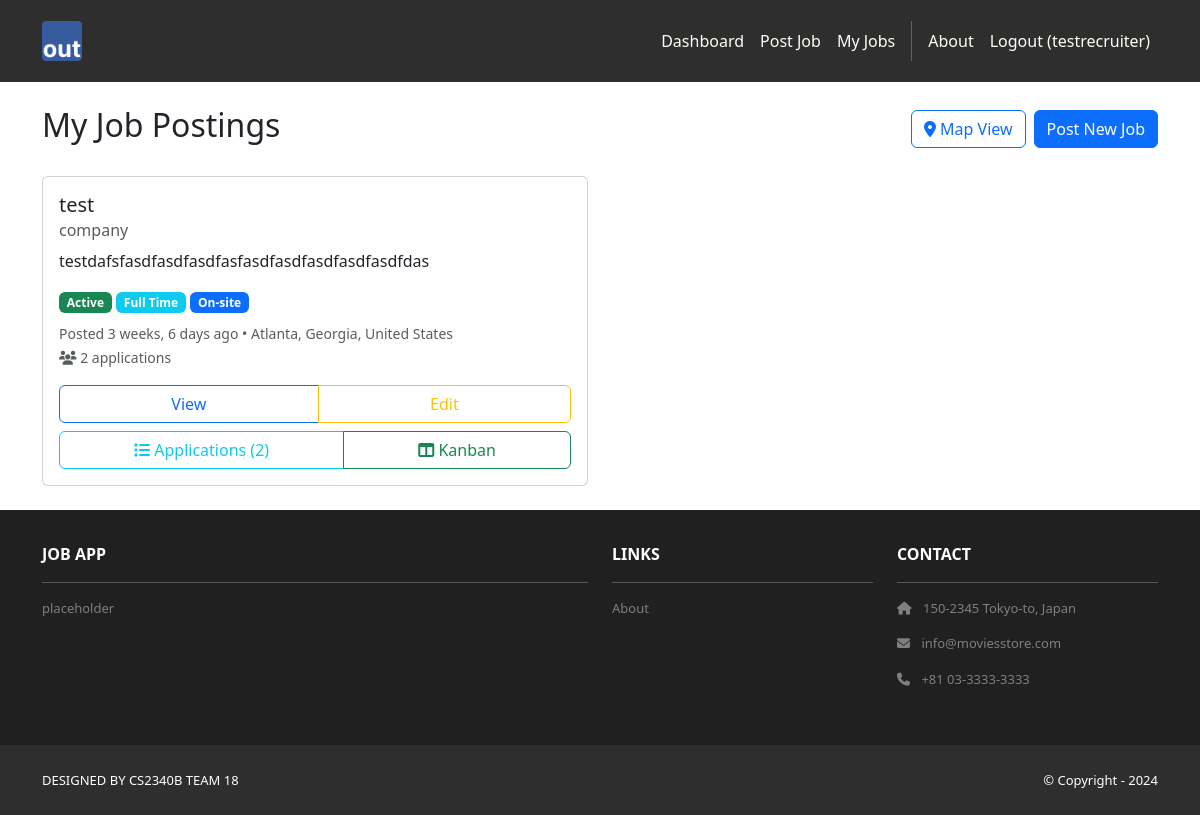
The app's page /jobs/my-jobs/ (signed in) with its own data.
### jobs/models.py (models this page shows, shortened)
class Job(models.Model):
    JOB_TYPE_CHOICES = [
        ('full_time', 'Full Time'),
        ('part_time', 'Part Time'),
        ('contract', 'Contract'),
        ('internship', 'Internship'),
        ('temporary', 'Temporary'),
    ]
    REMOTE_CHOICES = [
        ('remote', 'Remote'),
        ('hybrid', 'Hybrid'),
        ('onsite', 'On-site'),
    ]
    EXPERIENCE_CHOICES = [
        ('entry', 'Entry Level (0-2 years)'),
        ('mid', 'Mid Level (3-5 years)'),
        ('senior', 'Senior Level (6+ years)'),
        ('executive', 'Executive Level'),
    ]
    title = models.CharField(max_length=200)
    company = models.CharField(max_length=200)
    description = models.TextField()
    requirements = models.TextField(help_text="Job requirements and qualifications")
    posted_by = models.ForeignKey(User, on_delete=models.CASCADE, related_name='posted_jobs')
    job_type = models.CharField(max_length=20, choices=JOB_TYPE_CHOICES, default='full_time')
    remote_type = models.CharField(max_length=20, choices=REMOTE_CHOICES, default='onsite')
    experience_level = models.CharField(max_length=20, choices=EXPERIENCE_CHOICES, default='mid')
    salary_min = models.DecimalField(max_digits=10, decimal_places=2, null=True, blank=True)
    salary_max = models.DecimalField(max_digits=10, decimal_places=2, null=True, blank=True)
    salary_currency = models.CharField(max_length=3, default='USD')
    salary_period = models.CharField(max_length=20, choices=[
        ('hourly', 'Per Hour'),
        ('monthly', 'Per Month'),
        ('yearly', 'Per Year'),
    ], default='yearly')
    city = models.CharField(max_length=100)
    state = models.CharField(max_length=100)
    country = models.CharField(max_length=100, default='United States')
    postal_code = models.CharField(max_length=20, blank=True)
    latitude = models.DecimalField(max_digits=9, decimal_places=6, null=True, blank=True, help_text="Latitude for map display")
    longitude = models.DecimalField(max_digits=9, decimal_places=6, null=True, blank=True, help_text="Longitude for map display")
    full_address = models.TextField(blank=True, help_text="Full address for geocoding and display")
    required_skills = models.TextField(blank=True, help_text="Required skills, separated by commas")
    preferred_skills = models.TextField(blank=True, help_text="Preferred skills, separated by commas")
    visa_sponsorship = models.BooleanField(default=False, help_text="Visa sponsorship available")
    benefits = models.TextField(blank=True, help_text="Benefits and perks")
    is_active = models.BooleanField(default=True)
    application_deadline = models.DateField(null=True, blank=True)
    created_at = models.DateTimeField(auto_now_add=True)
    updated_at = models.DateTimeField(auto_now=True)
    class Meta:
        ordering = ['-created_at']
        verbose_name = 'Job Posting'
        verbose_name_plural = 'Job Postings'
    def get_location_display(self):
        return f"{self.city}, {self.state}, {self.country}"

### jobs/views.py (the view)
# urls.py: path('my-jobs/', views.recruiter_jobs, name='recruiter_jobs'),
@recruiter_required
def recruiter_jobs(request):
    jobs = Job.objects.filter(posted_by=request.user).order_by('-created_at')
    context = {
        'template_data': {
            'title': 'My Job Postings',
            'user_type': 'recruiter'
        },
        'jobs': jobs
    }
    return render(request, 'jobs/recruiter_jobs.html', context)

### jobs/templates/jobs/recruiter_jobs.html
{% extends 'base.html' %}
{% block content %}
<div class="container mt-4">
    <div class="d-flex justify-content-between align-items-center mb-4">
        <h2>My Job Postings</h2>
        <div class="d-flex gap-2">
            <a href="{% url 'jobs:recruiter_job_map' %}" class="btn btn-outline-primary">
                <i class="fas fa-map-marker-alt"></i> Map View
            </a>
            <a href="{% url 'jobs:create' %}" class="btn btn-primary">Post New Job</a>
        </div>
    </div>
    {% if jobs %}
        <div class="row">
            {% for job in jobs %}
            <div class="col-md-6 mb-4">
                <div class="card">
                    <div class="card-body">
                        <h5 class="card-title">{{ job.title }}</h5>
                        <h6 class="card-subtitle mb-2 text-muted">{{ job.company }}</h6>
                        <p class="card-text">{{ job.description|truncatewords:20 }}</p>
                        <div class="mb-2">
                            {% if job.is_active %}
                                <span class="badge bg-success">Active</span>
                            {% else %}
                                <span class="badge bg-secondary">Inactive</span>
                            {% endif %}
                            <span class="badge bg-info">{{ job.get_job_type_display }}</span>
                            <span class="badge bg-primary">{{ job.get_remote_type_display }}</span>
                        </div>
                        <div class="mb-3">
                            <small class="text-muted">
                                Posted {{ job.created_at|timesince }} ago •
                                {{ job.get_location_display }}
                            </small>
                            <br>
                            <small class="text-muted">
                                <i class="fas fa-users"></i> {{ job.applications.count }} application{{ job.applications.count|pluralize }}
                            </small>
                        </div>
                        <div class="d-grid gap-2">
                            <div class="btn-group" role="group">
                                <a href="{% url 'jobs:detail' job.pk %}" class="btn btn-outline-primary">View</a>
                                <a href="{% url 'jobs:edit' job.pk %}" class="btn btn-outline-warning">Edit</a>
                            </div>
                            {% if job.applications.count > 0 %}
                                <div class="btn-group w-100" role="group">
                                    <a href="{% url 'recruiters:job_applications' job.pk %}" class="btn btn-outline-info">
                                        <i class="fas fa-list"></i> Applications ({{ job.applications.count }})
                                    </a>
                                    <a href="{% url 'recruiters:kanban_board' job.pk %}" class="btn btn-outline-success">
                                        <i class="fas fa-columns"></i> Kanban
                                    </a>
                                </div>
                            {% endif %}
                        </div>
                    </div>
                </div>
            </div>
            {% endfor %}
        </div>
    {% else %}
        <div class="text-center py-5">
            <h4>No job postings yet</h4>
            <p class="text-muted">Create your first job posting to start finding candidates.</p>
            <a href="{% url 'jobs:create' %}" class="btn btn-primary">Post Your First Job</a>
        </div>
    {% endif %}
</div>
{% endblock %}

### jobapp/templates/base.html (shortened to what this page needs)
<!DOCTYPE html>
<html>
    {% load static %}
  <head>
    <link href="https://cdn.jsdelivr.net/npm/bootstrap@5.3.3/dist/css/bootstrap.min.css" rel="stylesheet">
    <link rel="stylesheet" href="https://cdnjs.cloudflare.com/ajax/libs/font-awesome/6.1.1/css/all.min.css">
    <link rel="stylesheet" type="text/css"
          href="{% static 'css/style.css' %}">
  </head>
  <body>
     <nav class="p-3 navbar navbar-dark bg-dark
         navbar-expand-lg">
      <div class="container">
        <a class="navbar-brand"
           href="{% url 'home.index' %}">
          <img src="{% static 'img/logo.png' %}" alt="logo"
               height="40" />
        </a>
        <div class="collapse navbar-collapse"
             id="navbarNavAltMarkup">
          <div class="navbar-nav ms-auto navbar-ml">
            {% if user.is_authenticated %}
              {% if template_data.user_type == 'applicant' %}
                <a class="nav-link" href="{% url 'applicants:dashboard' %}">Dashboard</a>
                <a class="nav-link" href="{% url 'applicants:profile' %}">My Profile</a>
              {% elif template_data.user_type == 'recruiter' %}
                <a class="nav-link" href="{% url 'recruiters:dashboard' %}">Dashboard</a>
                <a class="nav-link" href="{% url 'jobs:create' %}">Post Job</a>
                <a class="nav-link" href="{% url 'jobs:recruiter_jobs' %}">My Jobs</a>
              {% endif %}
              <a class="nav-link" href="{% url 'home.about' %}">About</a>
              <a class="nav-link" href="{% url 'accounts.logout' %}">Logout ({{user.username }})</a>
            {% else %}
              <a class="nav-link" href="{% url 'home.about' %}">About</a>
              <div class="vr bg-white mx-2 d-none d-lg-block"></div>
              <a class="nav-link" href="{% url 'accounts.login' %}">Login</a>
              <a class="nav-link" href="{% url 'accounts.signup' %}">Sign Up</a>
            {% endif %}
          </div>
        </div>
      </div>
    </nav>
    <div>
      {% block content %}
      {% endblock content %}
    </div>
     <section class="p-3 ms-footer d-none d-md-block">
      <div class="container">
        <div class="row mt-3 text-white">
          <div class="col-md-6 col-lg-6 col-xl-6
               mx-auto mb-4">
            <b>JOB APP</b>
            <hr />
            <p>
              placeholder
            </p>
          </div>
          <div class="col-md-3 col-lg-3 col-xl-3
               mx-auto mb-4">
            <b>LINKS</b>
            <hr />
            <p><a class="nav-link"
              href="{% url 'home.about' %}">
              About
            </a></p>
          </div>
          <div class="col-md-3 col-lg-3 col-xl-3 mx-auto
               mb-4">
            <b>CONTACT</b>
            <hr />
            <p><i class="fas fa-home me-2"></i>
              150-2345 Tokyo-to, Japan
            </p>
            <p><i class="fas fa-envelope me-2"></i>
              info@moviesstore.com
            </p>
            <p><i class="fas fa-phone me-2"></i>
              +81 03-3333-3333
            </p>
          </div>
        </div>
      </div>
    </section>
    <section class="p-3 ms-footer-bottom bg-dark">
      <div class="container d-flex
           justify-content-between">
        <div class="me-5 text-white">
          <span>DESIGNED BY
            CS2340B TEAM 18
          </span>
        </div>
        <div class="text-white">
          <span>© Copyright - 2024</span>
        </div>
      </div>
    </section>
  </body>
</html>

### jobapp/static/css/style.css (style rules this page uses)
.navbar a.nav-link { color: #FFFEF6 !important; }
.bg-dark { background-color: #2E2E2E !important; }
.ms-footer { background-color: #202020; }
.ms-footer p { color: #7F7F7F; font-size: 13px; }
.ms-footer-bottom span { font-size: 13px; line-height: 38px; }

### records on screen
Job: title "test", company "company", description "testdafsfasdfasdfasdfasfasdfasdfasdfasdfasdfdas", is_active "Active", job_type "Full Time", remote_type "On-site", created_at "3 weeks, 6 days", location "Atlanta, Georgia, United States", applications.count "2"

### other values on screen
{{ user.username }} "testrecruiter"
